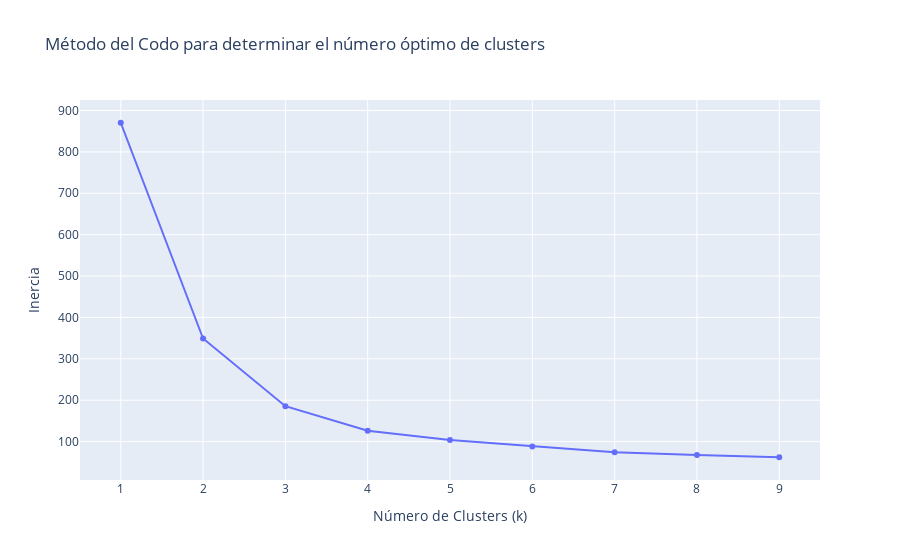

The notebook cell saved with this chart:
### Markdown cell above
**Respuesta:**

Al examinar el gráfico de la inercia en función de k, se observa que la inercia comienza a aplanarse alrededor de k=3. Esto indica que, a partir de k=3, la reducción en la inercia no es tan significativa en comparación con los valores anteriores. Por lo tanto, se selecciona k=3 como el valor óptimo para realizar el algoritmo K-means. Esta elección ofrece un equilibrio adecuado entre la segmentación de los datos en grupos distintos y la minimización de la varianza dentro de los clústeres. Además, un valor de k más alto podría dar lugar a una subdivisión excesiva de los datos, lo que complicaría la interpretación y el uso de los resultados. Por otro lado, el cambio en la pendiente de entre 1 - 2 y 2 - 3 es significativo, por lo que podríamos considerar el 2 como punto óptimo, pero la pendiente si la prolongamos sigue siendo muy empinada por lo que finalmente nos quedamos con el punto 3 donde se ve que la pendiente de 3 a 4 si la prolongamos ya es más plana. Por lo tanto, k=3 se presenta como la elección más razonable y justificada en este contexto. Finalmente, para confirmar, se utiliza la librería kneed y se busca el óptimo de manera heurística mediante KneeLocator.

### Code cell
# Crear una lista para almacenar los valores de inercia (suma de cuadrados dentro de los clústeres)
inertia_values = []

# Rango de k (número de clusters)
k_range = range(1, 10)

for k in k_range:
    # Crear un pipeline similar al anterior, pero usando K-means con k clusters
    kmeans = KMeans(n_clusters=k, random_state=314159)
    
    pipeline = Pipeline([
        ('df_out', fn_custom_features),
        ('MinMax', column_transformer),
        ('KMeans', kmeans)
    ])
    
    # Ajustar el modelo K-means y calcular la inercia
    pipeline.fit(df_retail)
    inertia_values.append(pipeline.named_steps['KMeans'].inertia_)

# Crear un gráfico de dispersión con Plotly Express
fig = px.scatter(x=list(k_range), y=inertia_values, title='Método del Codo para determinar el número óptimo de clusters')
fig.update_traces(mode='lines+markers')
fig.update_xaxes(title='Número de Clusters (k)')
fig.update_yaxes(title='Inercia')
fig.show()


# Detección automática del número óptimo de clusters (punto del codo)
from kneed import KneeLocator

kneedle = KneeLocator(list(k_range), inertia_values, curve='convex', direction='decreasing')
optimal_k = kneedle.elbow

print(f'El número óptimo de clusters es: {optimal_k}')

### Figure 1 — Plotly figure (JSON) as saved in the notebook; plotly's stock layout.template omitted (floating-point values rounded to 4 significant figures)
{"data": [{"hovertemplate": "x=%{x}<br>y=%{y}<extra></extra>", "legendgroup": "", "marker": {"color": "#636efa", "symbol": "circle"}, "mode": "lines+markers", "name": "", "orientation": "v", "showlegend": false, "type": "scatter", "x": [1, 2, 3, 4, 5, 6, 7, 8, 9], "xaxis": "x", "y": [870.4, 349.0, 185.5, 126.3, 103.9, 88.21, 74.09, 67.83, 62.13], "yaxis": "y"}], "layout": {"legend": {"tracegroupgap": 0}, "title": {"text": "Método del Codo para determinar el número óptimo de clusters"}, "xaxis": {"anchor": "y", "domain": [0, 1], "title": {"text": "Número de Clusters (k)"}}, "yaxis": {"anchor": "x", "domain": [0, 1], "title": {"text": "Inercia"}}}}
